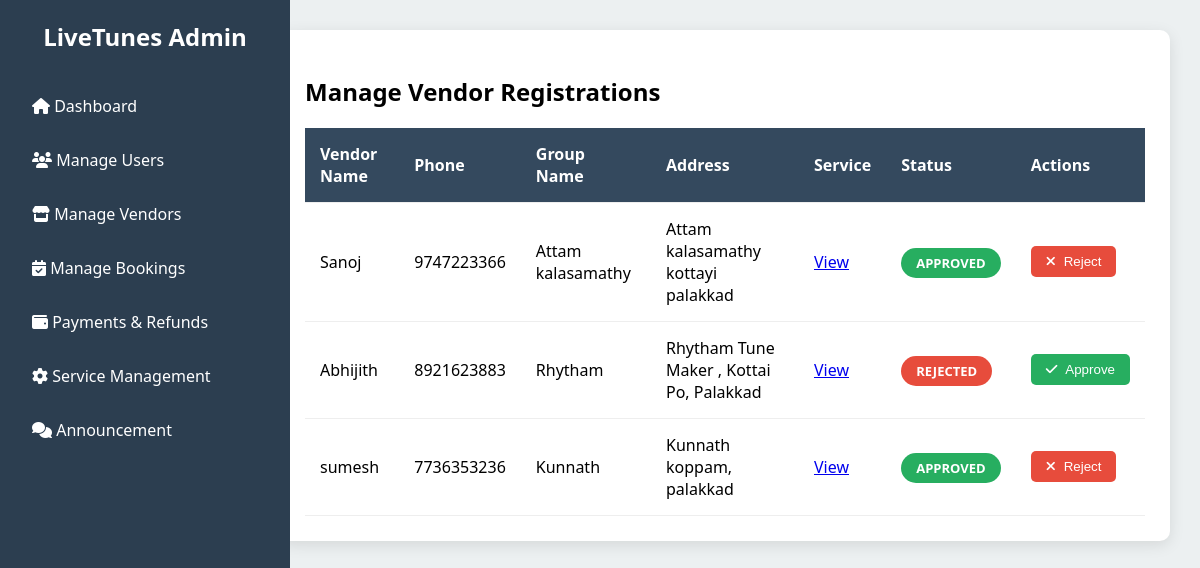
Page /manage_vendor on the committed database.
### vendor/models.py (models this page shows, shortened)
class Vendor(models.Model):
    user = models.OneToOneField(User, on_delete=models.CASCADE)
    vendor_name = models.CharField(max_length=255)
    phone = models.CharField(max_length=15)
    group_name = models.CharField(max_length=255)
    address = models.TextField()
    service = models.CharField(max_length=255, null=True, blank=True)
    approval = models.CharField(null = True, max_length=255)
    group_photo = models.ImageField(upload_to='vendors/', null=True, blank=True)

### Admin/views.py (the view)
# urls.py: path('manage_vendor', views.manage_vendor, name="manage_vendor"),
def manage_vendor(request):
    vendors = Vendor.objects.all()
    return render(request, "manage_vendors.html", {'vendors':vendors})

### Admin/templates/manage_vendors.html (shortened to what this page needs)
<!DOCTYPE html>
<html lang="en">
<head>
    <link rel="stylesheet" href="https://cdnjs.cloudflare.com/ajax/libs/font-awesome/6.4.0/css/all.min.css">
</head>
<body>
    <div class="sidebar">
            <div class="logo">LiveTunes Admin</div>
            <div class="menu-item">
                <a href="{% url 'admin_dashboard' %}" style="text-decoration: none; color: inherit;">
                    <i class="fas fa-home"></i> Dashboard
                </a>
            </div>
            <div class="menu-item">
                <a href="{% url 'manage_users' %}" style="text-decoration: none; color: inherit;">
                    <i class="fas fa-users"></i> Manage Users
                </a>
            </div>
            <div class="menu-item">
                <a href="{% url 'manage_vendor' %}" style="text-decoration: none; color: inherit;">
                    <i class="fas fa-store"></i> Manage Vendors
                </a>
            </div>
            <div class="menu-item">
                <a href="{% url 'manage_booking' %}" style="text-decoration: none; color: inherit;">
                    <i class="fas fa-calendar-check"></i> Manage Bookings
                </a>
            </div>
            <div class="menu-item">
                <a href="{% url 'payment_refund' %}" style="text-decoration: none; color: inherit;">
                    <i class="fas fa-wallet"></i> Payments & Refunds
                </a>
            </div>
            <div class="menu-item">
                <a href="{% url 'service_management' %}" style="text-decoration: none; color: inherit;">
                    <i class="fas fa-cog"></i> Service Management
                </a>
            </div>
            <div class="menu-item">
                <a href="{% url 'add_announcement' %}" style="text-decoration: none; color: inherit;">
                    <i class="fas fa-comments"></i> Announcement
                </a>
            </div>
        </div>
    <div class="main-container">
        <div class="content-container">
            <h2>Manage Vendor Registrations</h2>
            <table>
                <thead>
                    <tr>
                        <th>Vendor Name</th>
                        <th>Phone</th>
                        <th>Group Name</th>
                        <th>Address</th>
                        <th>Service</th>
                        <th>Status</th>
                        <th>Actions</th>
                    </tr>
                </thead>
                <tbody>
                    {% for vendor in vendors %}
                    <tr>
                        <td>{{ vendor.vendor_name }}</td>
                        <td>{{ vendor.phone }}</td>
                        <td>{{ vendor.group_name }}</td>
                        <td>{{ vendor.address }}</td>
                        <td><a href="{% url 'service_view' vendor.id %}"> View</a></td>
                        <td>
                            <span class="status {% if vendor.approval == 'Approved' %}approved{% elif vendor.approval == 'Rejected' %}rejected{% else %}pending{% endif %}">
                                {{ vendor.approval|default:"Pending" }}
                            </span>
                        </td>
                        <td>
                            <div class="action-buttons">
                                {% if vendor.approval != "Approved" %}
                                <form method="POST" action="{% url 'approve_vendor' vendor.id %}">
                                    <button type="submit" class="btn approve-btn">
                                        <i class="fas fa-check"></i>
                                        Approve
                                    </button>
                                </form>
                                {% endif %}
                                {% if vendor.approval != "Rejected" %}
                                <form method="POST" action="{% url 'reject_vendor' vendor.id %}">
                                    <button type="submit" class="btn reject-btn">
                                        <i class="fas fa-times"></i>
                                        Reject
                                    </button>
                                </form>
                                {% endif %}
                            </div>
                        </td>
                    </tr>
                    {% endfor %}
                </tbody>
            </table>
        </div>
    </div>
</body>
</html>

### Admin/templates/manage_vendors.html (style rules this page uses)
body { font-family: 'Segoe UI', Tahoma, Geneva, Verdana, sans-serif; margin: 0; background-color: #ecf0f1; display: flex; min-height: 100vh; }
.sidebar { width: 250px; background-color: #2c3e50; color: white; padding: 20px; position: fixed; height: 100vh; }
.logo { font-size: 24px; margin-bottom: 30px; text-align: center; font-weight: bold; color: #fff; }
.menu-item { padding: 12px; margin: 8px 0; border-radius: 5px; cursor: pointer; transition: 0.3s; }
.menu-item a { color: white; text-decoration: none; display: block; }
.main-container { flex: 1; margin-left: 250px; padding: 30px; }
.content-container { background: white; padding: 25px; border-radius: 10px; box-shadow: 0 4px 15px rgba(0,0,0,0.1); }
table { width: 100%; border-collapse: collapse; margin-top: 20px; background: white; }
th, td { padding: 15px; text-align: left; border-bottom: 1px solid #eee; }
th { background-color: #34495e; color: white; font-weight: 600; }
.status { padding: 6px 15px; border-radius: 20px; font-size: 13px; font-weight: bold; text-transform: uppercase; }
.status.approved { background-color: #27ae60; color: white; }
.status.rejected { background-color: #e74c3c; color: white; }
.action-buttons { display: flex; gap: 10px; }
.btn { padding: 8px 15px; border: none; border-radius: 5px; cursor: pointer; font-weight: 500; transition: 0.3s; display: inline-flex; align-items: center; gap: 8px; }
.approve-btn { background-color: #27ae60; color: white; }
.reject-btn { background-color: #e74c3c; color: white; }

### rows in the picture
Vendor: vendor_name "Sanoj", phone "9747223366", group_name "Attam kalasamathy", address "Attam kalasamathy kottayi palakkad", approval "APPROVED", shows "Reject"
Vendor: vendor_name "Abhijith", phone "8921623883", group_name "Rhytham", address "Rhytham Tune Maker , Kottai Po, Palakkad", approval "REJECTED", shows "Approve"
Vendor: vendor_name "sumesh", phone "7736353236", group_name "Kunnath", address "Kunnath koppam, palakkad", approval "APPROVED", shows "Reject"
